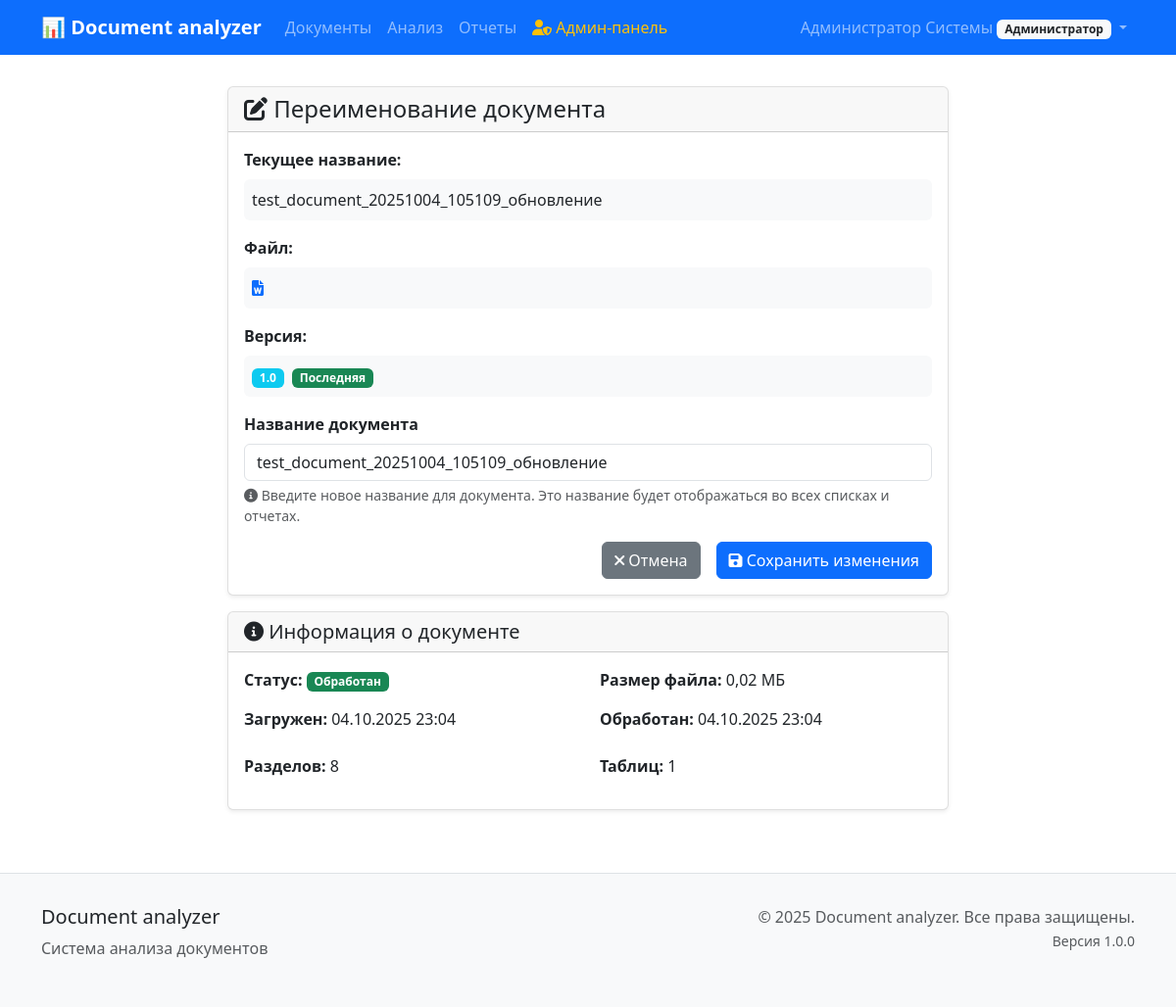
Page /documents/88/rename/ (signed in) on the earlier database version.
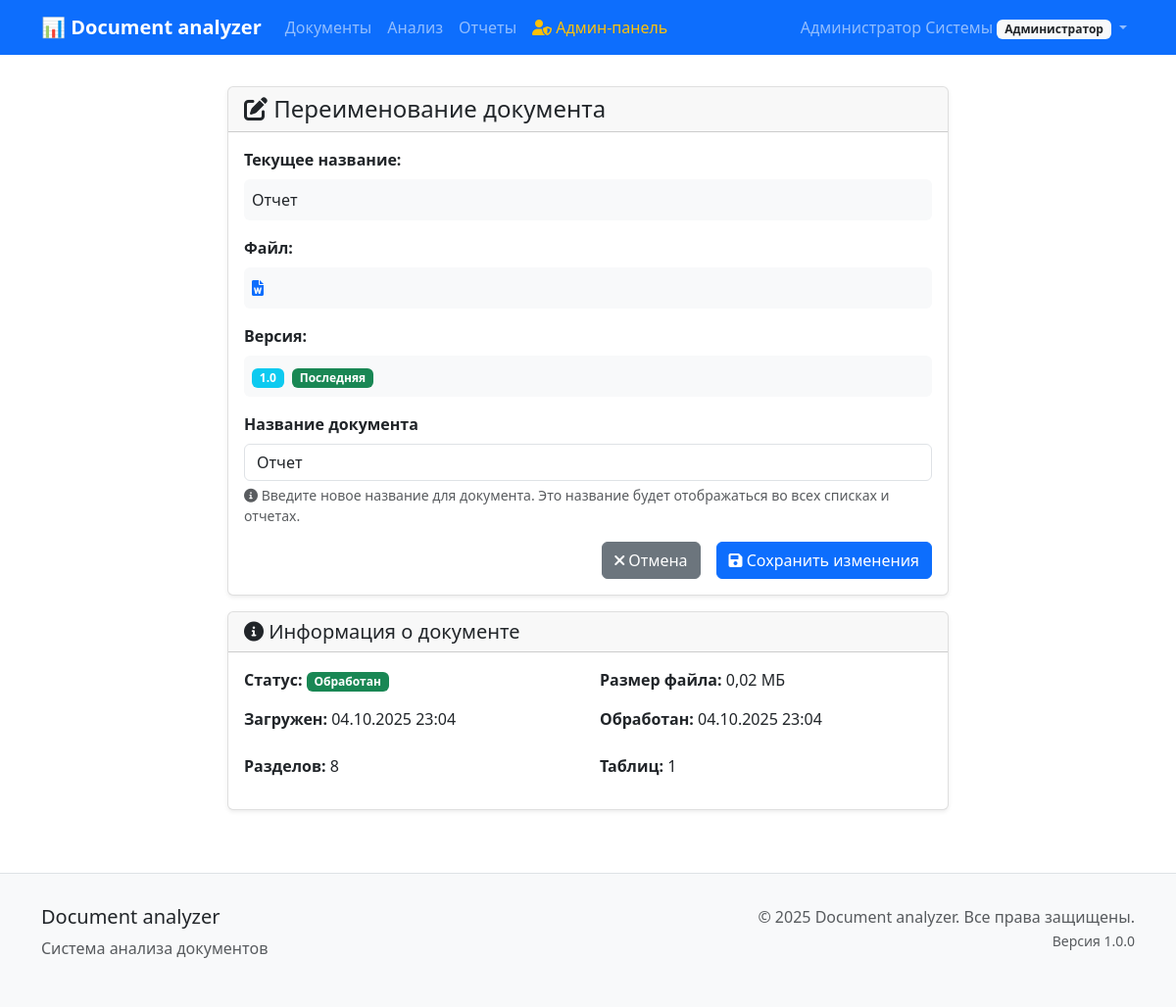
Same page on the later database version.
### documents/models.py (models this page shows, shortened)
class Document(models.Model):
    STATUS_CHOICES = [
        ('uploaded', 'Загружен'),
        ('processing', 'Обрабатывается'),
        ('processed', 'Обработан'),
        ('error', 'Ошибка'),
    ]
    title = models.CharField(
        max_length=255,
        verbose_name='Название документа'
    )
    filename = models.CharField(
        max_length=255,
        verbose_name='Имя файла'
    )
    file = models.FileField(
        upload_to='documents/%Y/%m/%d/',
        validators=[FileExtensionValidator(allowed_extensions=['docx'])],
        verbose_name='Файл документа'
    )
    file_size = models.BigIntegerField(
        verbose_name='Размер файла (байт)'
    )
    checksum = models.CharField(
        max_length=64,
        verbose_name='Контрольная сумма'
    )
    version = models.CharField(
        max_length=50,
        default='1.0',
        verbose_name='Версия'
    )
    status = models.CharField(
        max_length=20,
        choices=STATUS_CHOICES,
        default='uploaded',
        verbose_name='Статус'
    )
    upload_date = models.DateTimeField(
        auto_now_add=True,
        verbose_name='Дата загрузки'
    )
    processed_date = models.DateTimeField(
        null=True,
        blank=True,
        verbose_name='Дата обработки'
    )
    user = models.ForeignKey(
        User,
        on_delete=models.CASCADE,
        related_name='documents',
        verbose_name='Пользователь'
    )
    parent_document = models.ForeignKey(
        'self',
        on_delete=models.CASCADE,
        null=True,
        blank=True,
        related_name='versions',
        verbose_name='Родительский документ'
    )
    is_latest_version = models.BooleanField(
        default=True,
        verbose_name='Последняя версия'
    )
    version_notes = models.TextField(
        blank=True,
        verbose_name='Заметки к версии'
    )
    content_text = models.TextField(
        blank=True,
        verbose_name='Текстовое содержимое'
    )
    content_structure = models.JSONField(
        default=dict,
        blank=True,
        verbose_name='Структура документа'
    )
    metadata = models.JSONField(
        default=dict,
        blank=True,
        verbose_name='Метаданные'
    )
    class Meta:
        verbose_name = 'Документ'
        verbose_name_plural = 'Документы'
        ordering = ['-upload_date']
    def get_file_size_mb(self):
        if self.file_size:
            return round(self.file_size / (1024 * 1024), 2)
        return 0
    def get_parsed_sections_count(self):
        return self.sections.count()
    def get_parsed_tables_count(self):
        return self.tables.count()
    def has_content(self):
        return bool(self.content_text and self.content_text.strip())

### documents/views.py (the view, shortened to what this page needs)
# urls.py: path('<int:pk>/rename/', views.DocumentRenameView.as_view(), name='rename'),
class DocumentRenameView(LoginRequiredMixin, View):
    def get(self, request, pk):
        document = get_object_or_404(Document, pk=pk, user=request.user)
        form = DocumentRenameForm(instance=document)
        return render(request, 'documents/document_rename.html', {
            'document': document,
            'form': form
        })

### documents/forms.py
class DocumentRenameForm(forms.ModelForm):
    class Meta:
        model = Document
        fields = ['title']
        widgets = {
            'title': forms.TextInput(attrs={
                'class': 'form-control',
                'placeholder': 'Введите новое название документа'
            })
        }
    def __init__(self, *args, **kwargs):
        super().__init__(*args, **kwargs)
        self.fields['title'].label = 'Название документа'
        self.fields['title'].required = True

### templates/documents/document_rename.html (shortened to what the changed rows need)
{% extends 'base/base.html' %}
{% block content %}
<div class="row justify-content-center">
    <div class="col-md-8">
        <div class="card">
            <div class="card-body">
                <div class="mb-3">
                    <label class="form-label"><strong>Текущее название:</strong></label>
                    <p class="form-control-plaintext bg-light p-2 rounded">{{ document.title }}</p>
                </div>
                {% if document.version %}
                <div class="mb-3">
                    <label class="form-label"><strong>Версия:</strong></label>
                    <p class="form-control-plaintext bg-light p-2 rounded">
                        <span class="badge bg-info">{{ document.version }}</span>
                        {% if document.is_latest_version %}
                            <span class="badge bg-success ms-1">Последняя</span>
                        {% else %}
                            <span class="badge bg-secondary ms-1">Не последняя</span>
                        {% endif %}
                    </p>
                </div>
                {% endif %}
                <form method="post">
                    <div class="mb-3">
                        <label for="{{ form.title.id_for_label }}" class="form-label">
                            <strong>{{ form.title.label }}</strong>
                        </label>
                        {{ form.title }}
                        <div class="form-text">
                            <i class="fas fa-info-circle"></i>
                            Введите новое название для документа. Это название будет отображаться во всех списках и отчетах.
                        </div>
                    </div>
                </form>
            </div>
        </div>
        <div class="card mt-3">
            <div class="card-body">
                <div class="row">
                    <div class="col-md-6">
                        <p><strong>Статус:</strong>
                            <span class="badge bg-{% if document.status == 'processed' %}success{% elif document.status == 'processing' %}warning{% elif document.status == 'error' %}danger{% else %}secondary{% endif %}">
                                {{ document.get_status_display }}
                            </span>
                        </p>
                        <p><strong>Загружен:</strong> {{ document.upload_date|date:"d.m.Y H:i" }}</p>
                    </div>
                    <div class="col-md-6">
                        <p><strong>Размер файла:</strong> {{ document.get_file_size_mb }} МБ</p>
                        {% if document.processed_date %}
                            <p><strong>Обработан:</strong> {{ document.processed_date|date:"d.m.Y H:i" }}</p>
                        {% endif %}
                    </div>
                </div>
                {% if document.has_content %}
                <div class="row mt-2">
                    <div class="col-md-6">
                        <p><strong>Разделов:</strong> {{ document.get_parsed_sections_count }}</p>
                    </div>
                    <div class="col-md-6">
                        <p><strong>Таблиц:</strong> {{ document.get_parsed_tables_count }}</p>
                    </div>
                </div>
                {% endif %}
            </div>
        </div>
    </div>
</div>
{% endblock %}

Differences in the rows shown:
changed Document "Обработан": title "test_document_20251004_105109_обновление" → "Отчет"
